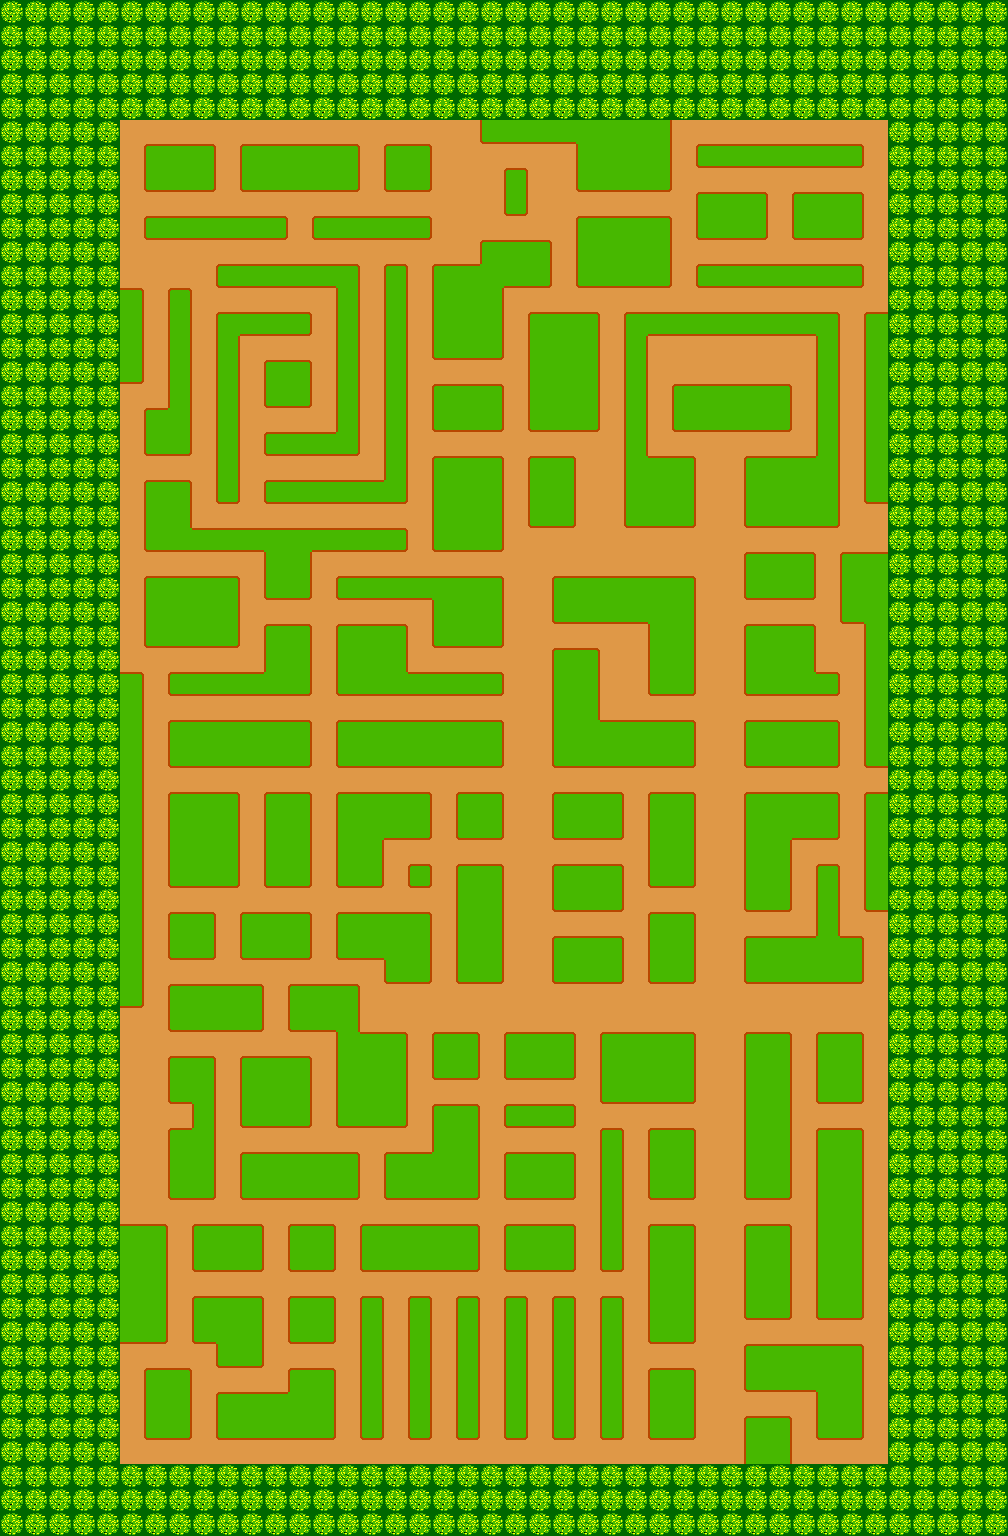

A level layout from a 2D game, rendered from its tile map. Below: a short description, then the map file with tile-grid data replaced by summaries:
An orthogonal 42x64 tile map with 24x24 px tiles, 2 tile layers (Grass, Obstacles).

<map version="1.2" tiledversion="1.3.0" orientation="orthogonal" renderorder="left-up" compressionlevel="0" width="42" height="64" tilewidth="24" tileheight="24" infinite="0" nextlayerid="3" nextobjectid="1">
 <editorsettings>
  <export target="map..tmx" format="tmx" />
 </editorsettings>
 <tileset firstgid="1" name="spritesheet" tilewidth="24" tileheight="24" tilecount="28" columns="7">
  <image source="spritesheet.png" width="168" height="96" />
 </tileset>
 <layer id="1" name="Grass" width="42" height="64">
  <data>[2688 cells, 2688 non-empty, 2 distinct tile ids]</data>
 </layer>
 <layer id="2" name="Obstacles" width="42" height="64">
  <properties>
   <property name="collide" type="bool" value="true" />
  </properties>
  <data>[2688 cells, 1757 non-empty, 17 distinct tile ids]</data>
 </layer>
</map>